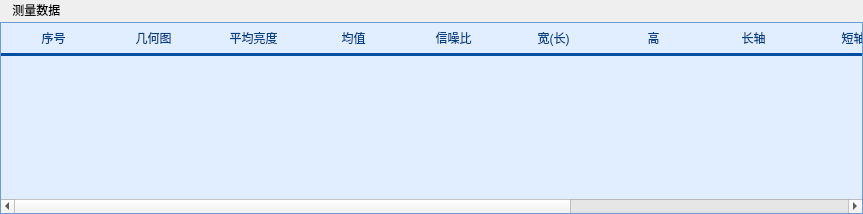
               <widget class="QWidget" name="widget_measure" native="true">
                <property name="minimumSize">
                 <size>
                  <width>0</width>
                  <height>150</height>
                 </size>
                </property>
                <property name="maximumSize">
                 <size>
                  <width>16777215</width>
                  <height>250</height>
                 </size>
                </property>
                <layout class="QVBoxLayout" name="verticalLayout_16" stretch="0,1">
                 <property name="spacing">
                  <number>0</number>
                 </property>
                 <property name="leftMargin">
                  <number>0</number>
                 </property>
                 <property name="topMargin">
                  <number>0</number>
                 </property>
                 <property name="rightMargin">
                  <number>0</number>
                 </property>
                 <property name="bottomMargin">
                  <number>0</number>
                 </property>
                 <item>
                  <widget class="QWidget" name="widget_2" native="true">
                   <property name="minimumSize">
                    <size>
                     <width>0</width>
                     <height>22</height>
                    </size>
                   </property>
                   <property name="maximumSize">
                    <size>
                     <width>16777215</width>
                     <height>22</height>
                    </size>
                   </property>
                   <layout class="QHBoxLayout" name="horizontalLayout_15">
                    <property name="topMargin">
                     <number>0</number>
                    </property>
                    <property name="bottomMargin">
                     <number>2</number>
                    </property>
                    <item>
                     <widget class="QLabel" name="label_title">
                      <property name="text">
                       <string> 测量数据</string>
                      </property>
                     </widget>
                    </item>
                    <item>
                     <spacer name="horizontalSpacer_12">
                      <property name="orientation">
                       <enum>Qt::Horizontal</enum>
                      </property>
                      <property name="sizeHint" stdset="0">
                       <size>
                        <width>793</width>
                        <height>20</height>
                       </size>
                      </property>
                     </spacer>
                    </item>
                   </layout>
                  </widget>
                 </item>
                 <item>
                  <widget class="QTableWidget" name="tableWidget_measure">
                   <property name="styleSheet">
                    <string notr="true">/**********表头**********/
QHeaderView{
        border: none;
        border-bottom: 3px solid rgb(0, 78, 161);
        background: transparent;
        min-height: 30px;
}
QHeaderView::section:horizontal {
        border: none;
        color: rgb(2, 65, 132);
        background: transparent;
        padding-left: 5px;
}
QHeaderView::section:horizontal:hover {
        color: white;
        background: rgb(0, 78, 161);
}
QHeaderView::section:horizontal:pressed {
        color: white;
        background: rgb(6, 94, 187);
}
QHeaderView::up-arrow {
        width: 13px;
        height: 11px;
        padding-right: 5px;
        image: url(:/White/topArrow);
        subcontrol-position: center right;
}
QHeaderView::up-arrow:hover, QHeaderView::up-arrow:pressed {
        image: url(:/White/topArrowHover);
}
QHeaderView::down-arrow {
        width: 13px;
        height: 11px;
        padding-right: 5px;
        image: url(:/White/bottomArrow);
        subcontrol-position: center right;
}
QHeaderView::down-arrow:hover, QHeaderView::down-arrow:pressed {
        image: url(:/White/bottomArrowHover);
}

/**********表格**********/
QTableView {
        border: 1px solid rgb(111, 156, 207);
        background: rgb(224, 238, 255);
        gridline-color: rgb(111, 156, 207);
}
QTableView::item {
        padding-left: 5px;
        padding-right: 5px;
        border: none;
        background: white;
		alternate-background-color: #f6f6f6;
		color:#000000;
        border-right: 1px solid rgb(111, 156, 207);
        border-bottom: 1px solid rgb(111, 156, 207);
}
QTableView::item:selected {
        background: rgba(150, 150, 150, 100);
}
QTableView::indicator {
        width: 20px;
        height: 20px;
}</string>
                   </property>
                   <property name="editTriggers">
                    <set>QAbstractItemView::NoEditTriggers</set>
                   </property>
                   <property name="alternatingRowColors">
                    <bool>true</bool>
                   </property>
                   <property name="selectionMode">
                    <enum>QAbstractItemView::SingleSelection</enum>
                   </property>
                   <property name="selectionBehavior">
                    <enum>QAbstractItemView::SelectRows</enum>
                   </property>
                   <attribute name="horizontalHeaderStretchLastSection">
                    <bool>true</bool>
                   </attribute>
                   <attribute name="verticalHeaderVisible">
                    <bool>false</bool>
                   </attribute>
                   <column>
                    <property name="text">
                     <string>序号</string>
                    </property>
                   </column>
                   <column>
                    <property name="text">
                     <string>几何图</string>
                    </property>
                   </column>
                   <column>
                    <property name="text">
                     <string>平均亮度</string>
                    </property>
                   </column>
                   <column>
                    <property name="text">
                     <string>均值</string>
                    </property>
                   </column>
                   <column>
                    <property name="text">
                     <string>信噪比</string>
                    </property>
                   </column>
                   <column>
                    <property name="text">
                     <string>宽(长)</string>
                    </property>
                   </column>
                   <column>
                    <property name="text">
                     <string>高</string>
                    </property>
                   </column>
                   <column>
                    <property name="text">
                     <string>长轴</string>
                    </property>
                   </column>
                   <column>
                    <property name="text">
                     <string>短轴</string>
                    </property>
                   </column>
                   <column>
                    <property name="text">
                     <string>角度</string>
                    </property>
                   </column>
                   <column>
                    <property name="text">
                     <string>面积</string>
                    </property>
                   </column>
                   <column>
                    <property name="text">
                     <string>周长</string>
                    </property>
                   </column>
                  </widget>
                 </item>
                </layout>
               </widget>
